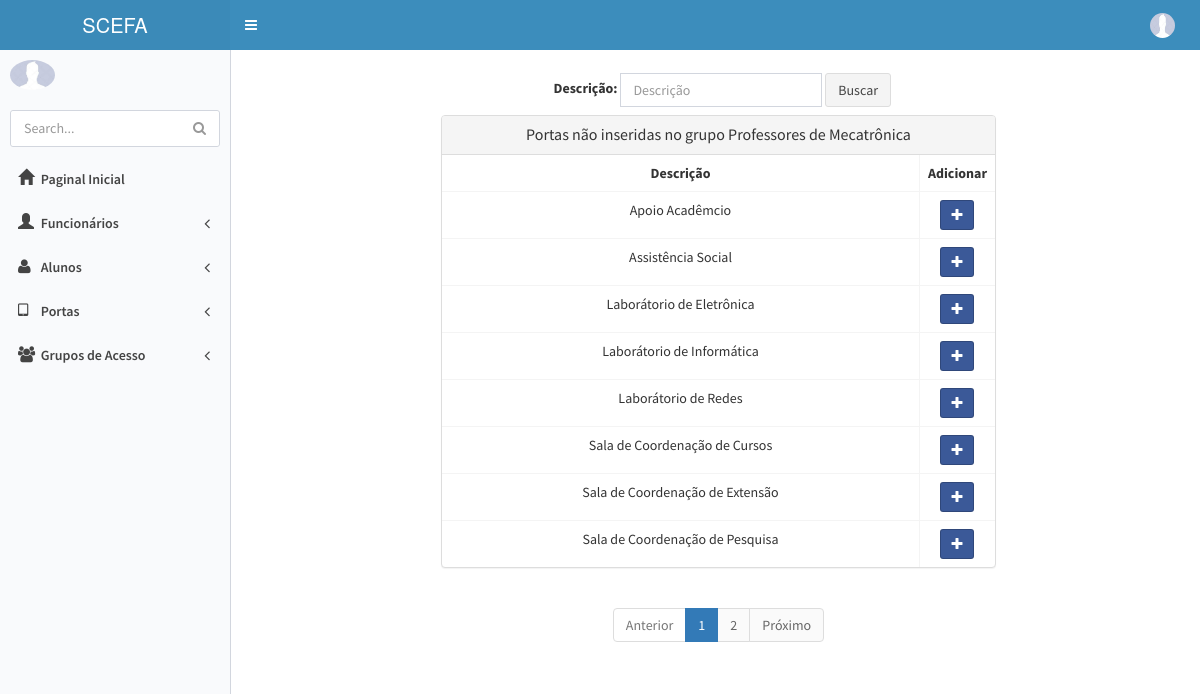
Page /porta/nao_grupo/1 (signed in) on the committed database.
### appPortas/models.py (models this page shows)
class Grupo(models.Model):
    descricao = models.CharField('Descrição', max_length=255)
    class Meta: permissions = (('view_grupo', 'Can see grupo'),)
    def __str__(self):
        return self.descricao
    class Meta: permissions = (('view_grupo', 'Can see grupo'),)

class Porta(models.Model):
    descricao = models.CharField('Descrição', max_length=255)
    local = models.CharField('Local', max_length=255)
    def __str__(self):
        return self.descricao
    class Meta: permissions = (('view_porta', 'Can see porta'),)

### appPortas/views.py (the view, shortened to what this page needs)
# urls.py: url(r'^porta/nao_grupo/(?P<pk>\d+)$', porta_nao_grupo, name='porta_nao_grupo'),
@permission_required('appPortas.view_porta',login_url='erro_permissao')
def porta_nao_grupo(request, pk):
    criterio = request.GET.get('criterio')
    porta = request.GET.get('porta')
    grupo = Grupo.objects.get(id=pk)
    if criterio:
        porta_nao_grupo = Porta.objects.filter(~Q(grupoporta__grupo=grupo),
                                               descricao__icontains=criterio).order_by('descricao')
    else:
        porta_nao_grupo = Porta.objects.filter(~Q(grupoporta__grupo=grupo)).order_by('descricao')
        criterio = ""
    paginator = Paginator(porta_nao_grupo, 8)
    page = request.GET.get('page')
    try:
        porta_nao_grupo = paginator.page(page)
    except PageNotAnInteger:
        porta_nao_grupo = paginator.page(1)
    except EmptyPage:
        porta_nao_grupo = paginator.page(paginator.num_pages)
    dados = {'porta_nao_grupo': porta_nao_grupo,'grupo': grupo, 'criterio': criterio, 'paginator': paginator,
             'page_obj': porta_nao_grupo}
    return render(request, 'Acesso/porta_nao_grupo.html', dados)

### templates/Acesso/porta_nao_grupo.html (shortened to what this page needs)
{% extends 'base.html' %}
{% block conteudo %}
    <section class="container">
        <div class="row">
            <fieldset>
             <div class="col-sm-6 col-sm-offset-3">
                 <form class="navbar-form navbar-left" role="search" method="get" action="">
                    <div class="form-group">
                      <label>Descrição:</label>
                        <input type="text" id="criterio" name="criterio" value="{{ criterio }}" class="form-control" placeholder="Descrição">
                    </div>
                    <button type="submit" class="btn btn-default">Buscar</button>
                 </form>
             </div>
            </fieldset>
            <div class="col-sm-6 col-sm-offset-2">
                <div class="panel panel-default">
                    <div class="panel-heading">
                        <h5 class="panel-title" style="text-align: center;">Portas não inseridas no
                            grupo {{ grupo }}</h5>
                    </div>
                    <table class="table table-bordered">
                        <tr>
                            <th>Descrição</th>
                            <th>Adicionar</th>
                        </tr>
                        {% for porta in porta_nao_grupo %}
                            <tr>
                                <td>{{ porta }}</td>
                                <td style="width:10px;">
                                    <form action="{% url 'porta_nao_grupo' grupo.pk %}">
                                        <button type="submit" class="btn btn-facebook btn-sm">
                                            <span class="glyphicon glyphicon-plus"></span>
                                        </button>
                                    </form>
                                </td>
                            </tr>
                        {% endfor %}
                    </table>
                </div>
                        {% include 'utils/paginacao.html' %}
            </div>
        </div>
    </section>
{% endblock %}

### templates/base.html (style rules this page uses)
body { background-color: blue; }

### templates/Acesso/porta_nao_grupo.html (style rules this page uses)
td,th { text-align: center; }

### rows in the picture
Grupo: descricao "Professores de Mecatrônica"
Porta: descricao "Apoio Acadêmcio"
Porta: descricao "Assistência Social"
Porta: descricao "Laborátorio de Eletrônica"
Porta: descricao "Laborátorio de Informática"
Porta: descricao "Laborátorio de Redes"
Porta: descricao "Sala de Coordenação de Cursos"
Porta: descricao "Sala de Coordenação de Extensão"
Porta: descricao "Sala de Coordenação de Pesquisa"

### other values in the picture
{{ page }} "1" "2"
